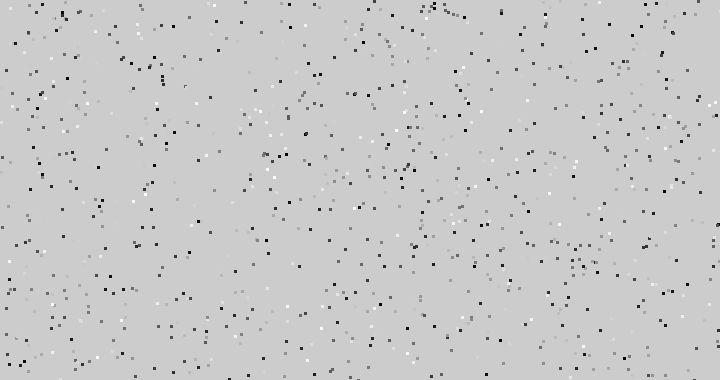
Frame 1 (no input)
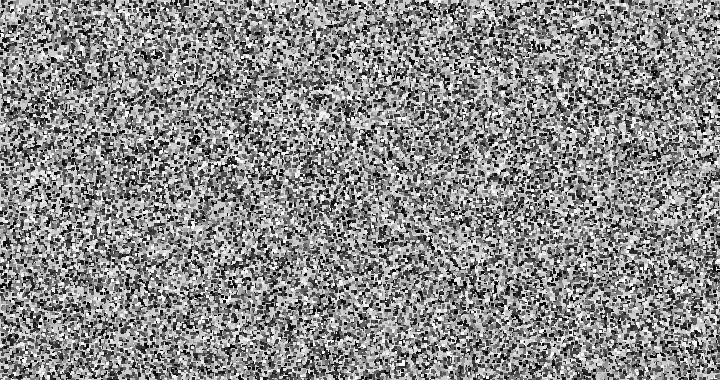
Frame 60 (the mouse pressed at the canvas centre just before this capture)
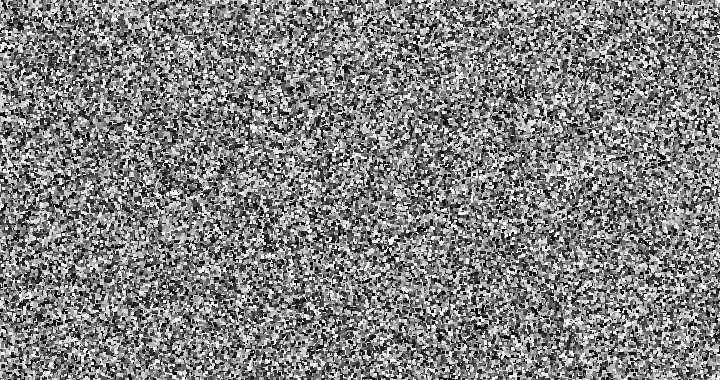
Frame 120 (the mouse held since frame 60 and released just before this capture)

The Processing sketch that drew these frames (run headless with seeded random() and noise(); from frame 60 on, the mouse is pressed at the canvas centre):

// Processing sketch: pat4
// ── pat4.pde
int sq_size = 3;
int x_pos, y_pos;



void setup()
{
  size(720, 380);
  
}

void draw()
{
  int teller = 1;
  while (teller<=1000)
  {
    noStroke();
    x_pos = int(random(0, width));
    y_pos = int(random(0, height));
    fill(int(random(0, 255)));
    rect(x_pos, y_pos, sq_size, sq_size);
    teller=teller+1;
  }
}
